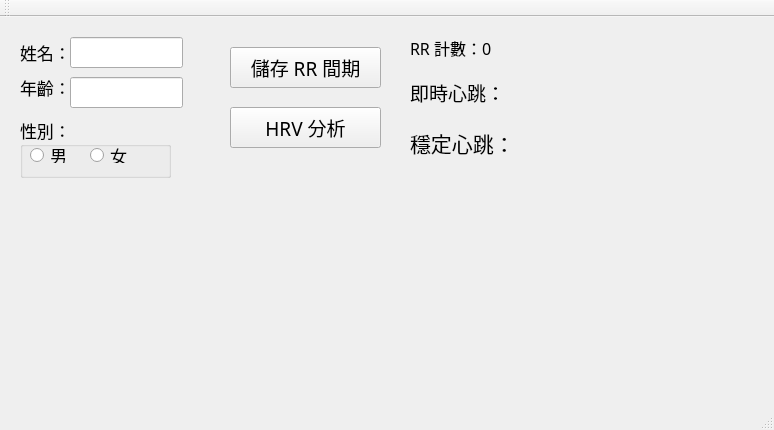
<?xml version="1.0" encoding="UTF-8"?>
<ui version="4.0">
 <class>MainWindow</class>
 <widget class="QMainWindow" name="MainWindow">
  <property name="geometry">
   <rect>
    <x>0</x>
    <y>0</y>
    <width>774</width>
    <height>430</height>
   </rect>
  </property>
  <property name="windowTitle">
   <string>MainWindow</string>
  </property>
  <widget class="QWidget" name="centralwidget">
   <widget class="QWidget" name="controlWidget" native="true">
    <property name="geometry">
     <rect>
      <x>10</x>
      <y>10</y>
      <width>621</width>
      <height>161</height>
     </rect>
    </property>
    <widget class="QLabel" name="label">
     <property name="geometry">
      <rect>
       <x>10</x>
       <y>15</y>
       <width>47</width>
       <height>21</height>
      </rect>
     </property>
     <property name="font">
      <font>
       <family>微軟正黑體</family>
       <pointsize>13</pointsize>
      </font>
     </property>
     <property name="text">
      <string>姓名：</string>
     </property>
    </widget>
    <widget class="QLabel" name="label_2">
     <property name="geometry">
      <rect>
       <x>10</x>
       <y>50</y>
       <width>47</width>
       <height>20</height>
      </rect>
     </property>
     <property name="font">
      <font>
       <family>微軟正黑體</family>
       <pointsize>13</pointsize>
      </font>
     </property>
     <property name="text">
      <string>年齡：</string>
     </property>
    </widget>
    <widget class="QGroupBox" name="genderGroup">
     <property name="geometry">
      <rect>
       <x>10</x>
       <y>90</y>
       <width>151</width>
       <height>61</height>
      </rect>
     </property>
     <property name="font">
      <font>
       <family>微軟正黑體</family>
       <pointsize>13</pointsize>
      </font>
     </property>
     <property name="title">
      <string>性別：</string>
     </property>
     <widget class="QRadioButton" name="maleRadio">
      <property name="geometry">
       <rect>
        <x>10</x>
        <y>30</y>
        <width>51</width>
        <height>16</height>
       </rect>
      </property>
      <property name="font">
       <font>
        <family>微軟正黑體</family>
        <pointsize>13</pointsize>
       </font>
      </property>
      <property name="text">
       <string>男</string>
      </property>
     </widget>
     <widget class="QRadioButton" name="femaleRadio">
      <property name="geometry">
       <rect>
        <x>70</x>
        <y>30</y>
        <width>41</width>
        <height>16</height>
       </rect>
      </property>
      <property name="font">
       <font>
        <family>微軟正黑體</family>
        <pointsize>13</pointsize>
       </font>
      </property>
      <property name="text">
       <string>女</string>
      </property>
     </widget>
    </widget>
    <widget class="QPushButton" name="saveRRButton">
     <property name="geometry">
      <rect>
       <x>220</x>
       <y>20</y>
       <width>151</width>
       <height>41</height>
      </rect>
     </property>
     <property name="font">
      <font>
       <family>微軟正黑體</family>
       <pointsize>14</pointsize>
      </font>
     </property>
     <property name="text">
      <string>儲存 RR 間期</string>
     </property>
    </widget>
    <widget class="QPushButton" name="analyzeHRVButton">
     <property name="geometry">
      <rect>
       <x>220</x>
       <y>80</y>
       <width>151</width>
       <height>41</height>
      </rect>
     </property>
     <property name="font">
      <font>
       <family>微軟正黑體</family>
       <pointsize>14</pointsize>
      </font>
     </property>
     <property name="text">
      <string>HRV 分析</string>
     </property>
    </widget>
    <widget class="QLabel" name="RealTimeHR">
     <property name="geometry">
      <rect>
       <x>400</x>
       <y>50</y>
       <width>211</width>
       <height>31</height>
      </rect>
     </property>
     <property name="font">
      <font>
       <family>微軟正黑體</family>
       <pointsize>14</pointsize>
      </font>
     </property>
     <property name="text">
      <string>即時心跳：</string>
     </property>
    </widget>
    <widget class="QLabel" name="StableHR">
     <property name="geometry">
      <rect>
       <x>400</x>
       <y>80</y>
       <width>211</width>
       <height>71</height>
      </rect>
     </property>
     <property name="font">
      <font>
       <family>微軟正黑體</family>
       <pointsize>16</pointsize>
      </font>
     </property>
     <property name="text">
      <string>穩定心跳：</string>
     </property>
    </widget>
    <widget class="QLineEdit" name="nameEdit">
     <property name="geometry">
      <rect>
       <x>60</x>
       <y>10</y>
       <width>113</width>
       <height>31</height>
      </rect>
     </property>
     <property name="font">
      <font>
       <pointsize>13</pointsize>
      </font>
     </property>
    </widget>
    <widget class="QLineEdit" name="ageEdit">
     <property name="geometry">
      <rect>
       <x>60</x>
       <y>50</y>
       <width>113</width>
       <height>31</height>
      </rect>
     </property>
     <property name="font">
      <font>
       <pointsize>13</pointsize>
      </font>
     </property>
    </widget>
    <widget class="QLabel" name="lblRRCount">
     <property name="geometry">
      <rect>
       <x>400</x>
       <y>10</y>
       <width>211</width>
       <height>21</height>
      </rect>
     </property>
     <property name="font">
      <font>
       <family>微軟正黑體</family>
       <pointsize>12</pointsize>
      </font>
     </property>
     <property name="text">
      <string>RR 計數：0</string>
     </property>
    </widget>
   </widget>
   <widget class="QWidget" name="chartWidget" native="true">
    <property name="geometry">
     <rect>
      <x>10</x>
      <y>180</y>
      <width>751</width>
      <height>181</height>
     </rect>
    </property>
    <property name="font">
     <font>
      <family>微軟正黑體</family>
      <pointsize>10</pointsize>
     </font>
    </property>
   </widget>
  </widget>
  <widget class="QMenuBar" name="menubar">
   <property name="geometry">
    <rect>
     <x>0</x>
     <y>0</y>
     <width>774</width>
     <height>25</height>
    </rect>
   </property>
  </widget>
  <widget class="QStatusBar" name="statusbar">
   <property name="font">
    <font>
     <pointsize>10</pointsize>
    </font>
   </property>
  </widget>
  <widget class="QToolBar" name="toolBar">
   <property name="windowTitle">
    <string>toolBar</string>
   </property>
   <attribute name="toolBarArea">
    <enum>TopToolBarArea</enum>
   </attribute>
   <attribute name="toolBarBreak">
    <bool>false</bool>
   </attribute>
  </widget>
 </widget>
 <resources/>
 <connections/>
</ui>
